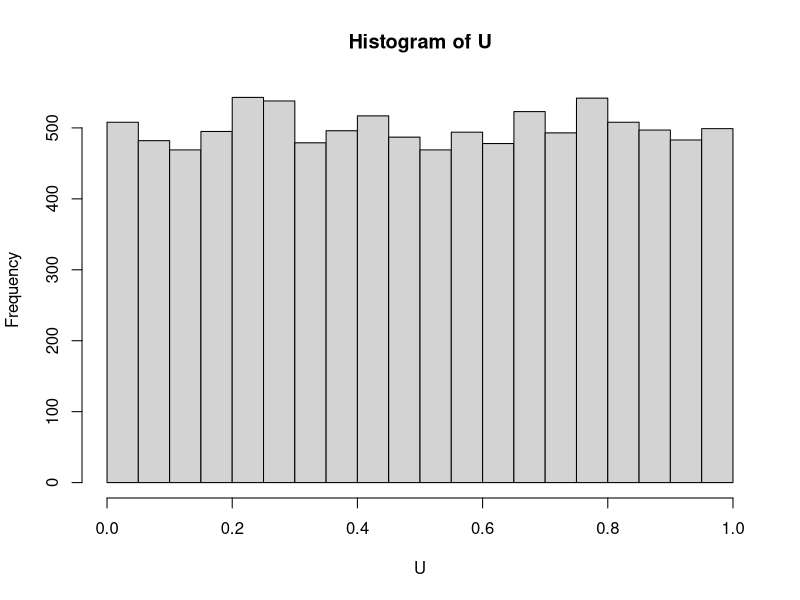
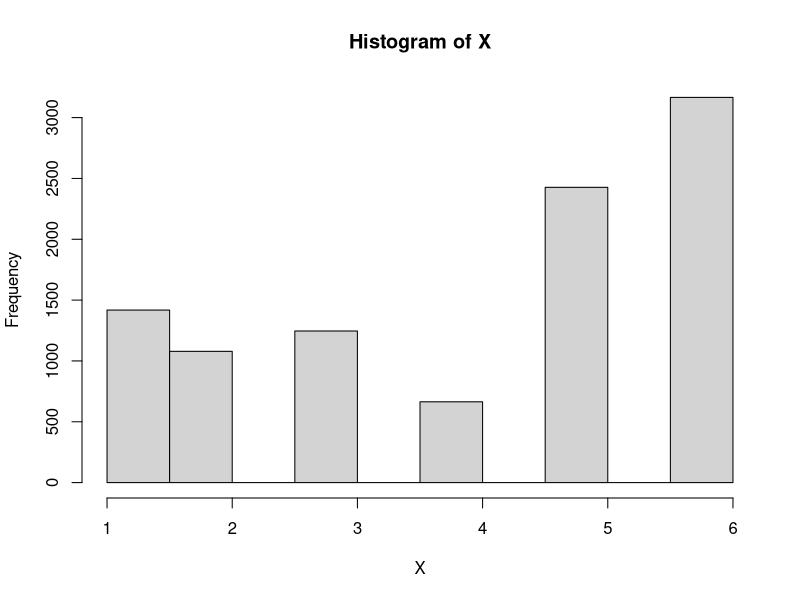

These figures' R source, in order: (Note: this script raises an error after producing the figures.)
#ØVELSE 2

U = runif(n = 10000,0,1)
#U = rgeom(10000,0.3)
hist(U)

# crude
p = c(7/48,5/48,1/8,1/16,1/4,5/16)
X = vector('numeric',6)
p1 = sum(p[1])
p2 = sum(p[1:2])
p3= sum(p[1:3])
p4 = sum(p[1:4])
p5 = sum(p[1:5])
p6 = sum(p[1:6])


for ( i in 1:length(U)){
  if (U[i]<=p1){
    X[i]=1
  } else if (U[i]<=p2){
    X[i]=2
  } else if (U[i]<=p3){
    X[i]=3
  } else if (U[i]<=p4){
    X[i]=4
  } else if (U[i]<=p5){
    X[i]=5
  } else if (U[i]<=p6){
    X[i]=6
  }
}
hist(X)

# Alias method
FF = (6+1)*p
L = vector('numeric',6)
G = vector()
S = vector()
L = 1:length(L)

for ( i in 1:length(FF)){
  if (F[i]>=1) {
    G[i] = i
  } else {
    S[i] = i
  }
}
G = G[!is.na(G)]
S = S[!is.na(S)]

while (length(S)>0){
  k = G[1]
  j = S[1]
  L[j] = k
  FF[k] = k-(1-j)
  if (FF[k]<1){
    G = G[!G %in% 1]
    S = c(S,k)
  } else {
    S = S[!S %in% j]
  }
}

# Rejection method
